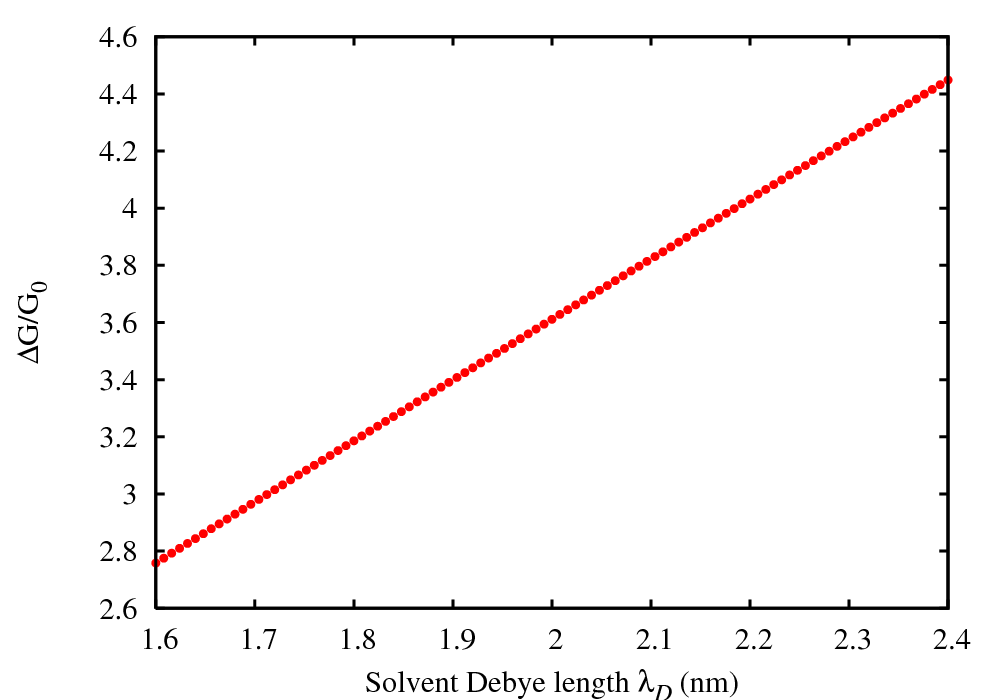

The gnuplot source for this figure:

set term postscript eps enhanced color "Times-Roman" 22
set style line 1 lt 1 lw 6 pt 7 ps 1
set nokey
set border 15 lw 2
set xlabel "Solvent Debye length {/Symbol l}_{/Times-Italic D} (nm)"
set ylabel "{/Symbol D}G/G_0"

set out "/var/www/propka/biofet-sim/v0.1/output/13413013907.eps"

plot "/var/www/propka/biofet-sim/v0.1/output/13413013907.data" u 1:2 w p ls 1
    
